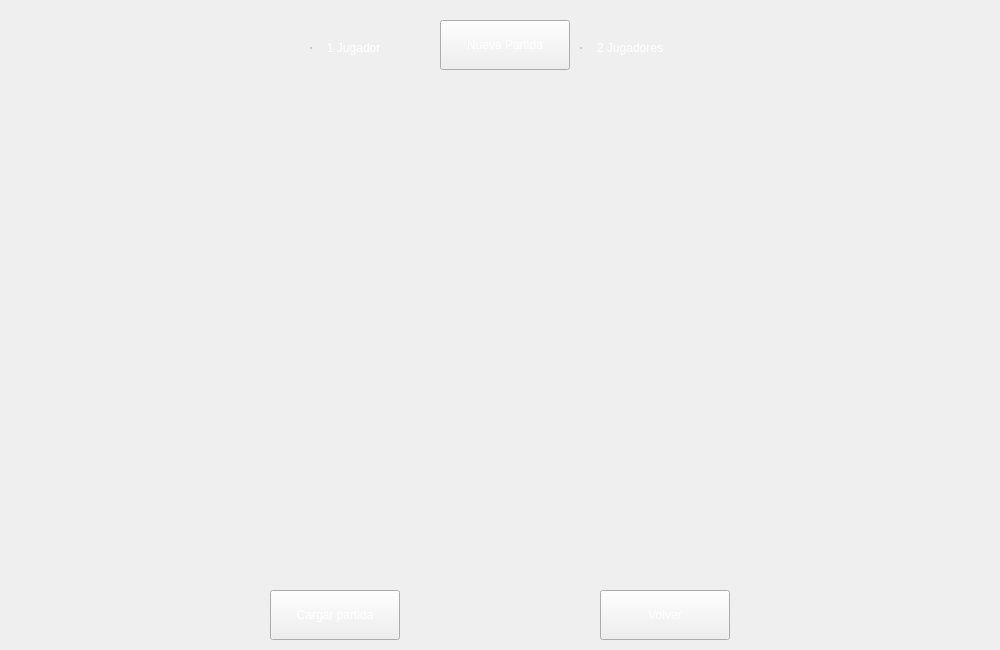
<?xml version="1.0" encoding="UTF-8"?>
<ui version="4.0">
 <class>Menu_partida</class>
 <widget class="QWidget" name="Menu_partida">
  <property name="geometry">
   <rect>
    <x>0</x>
    <y>0</y>
    <width>1000</width>
    <height>650</height>
   </rect>
  </property>
  <property name="minimumSize">
   <size>
    <width>1000</width>
    <height>650</height>
   </size>
  </property>
  <property name="maximumSize">
   <size>
    <width>1000</width>
    <height>650</height>
   </size>
  </property>
  <property name="cursor">
   <cursorShape>ArrowCursor</cursorShape>
  </property>
  <property name="windowTitle">
   <string>HellBurn</string>
  </property>
  <property name="windowIcon">
   <iconset resource="Imagenes.qrc">
    <normaloff>:/Imagenes/ICONO.png</normaloff>:/Imagenes/ICONO.png</iconset>
  </property>
  <property name="styleSheet">
   <string notr="true">QPushButton{
	border-image:url(:/Imagenes/Boton.png);
}

QPushButton:hover{
	border-image:url(:/Imagenes/BotonHover.png);
}

QPushButton:pressed{
	border-image:url(:/Imagenes/BotonPush.png);
}</string>
  </property>
  <widget class="QRadioButton" name="un_jugador">
   <property name="geometry">
    <rect>
     <x>310</x>
     <y>30</y>
     <width>110</width>
     <height>35</height>
    </rect>
   </property>
   <property name="styleSheet">
    <string notr="true">#un_jugador:indicator{
width:1px;
height:1px;
}
#un_jugador{
color: rgb(255, 255, 255);
border-image:url(:/Imagenes/RADIOEMPTY.png);
}
#un_jugador:checked{
border-image:url(:/Imagenes/RADIOCHECKED.png);
}</string>
   </property>
   <property name="text">
    <string>   1 Jugador</string>
   </property>
  </widget>
  <widget class="QRadioButton" name="dos_jugadores">
   <property name="geometry">
    <rect>
     <x>580</x>
     <y>30</y>
     <width>131</width>
     <height>35</height>
    </rect>
   </property>
   <property name="styleSheet">
    <string notr="true">#dos_jugadores:indicator{
width:1px;
height:1px;
}
#dos_jugadores{
color: rgb(255, 255, 255);
border-image:url(:/Imagenes/RADIOEMPTY.png);
}
#dos_jugadores:checked{
border-image:url(:/Imagenes/RADIOCHECKED.png);
}</string>
   </property>
   <property name="text">
    <string>   2 Jugadores</string>
   </property>
  </widget>
  <widget class="QPushButton" name="nueva_partida">
   <property name="geometry">
    <rect>
     <x>440</x>
     <y>20</y>
     <width>130</width>
     <height>50</height>
    </rect>
   </property>
   <property name="styleSheet">
    <string notr="true">#nueva_partida{
color: rgb(255, 255, 255);
border-image: url(:/Imagenes/Boton.png);
}
#nueva_partida:hover
{
border-image: url(:/Imagenes/BotonHover.png);
}
#nueva_partida:pressed
{
border-image: url(:/Imagenes/BotonPush.png);
}
</string>
   </property>
   <property name="text">
    <string>Nueva Partida</string>
   </property>
  </widget>
  <widget class="QPushButton" name="cargar_partida">
   <property name="geometry">
    <rect>
     <x>270</x>
     <y>590</y>
     <width>130</width>
     <height>50</height>
    </rect>
   </property>
   <property name="styleSheet">
    <string notr="true">#cargar_partida{
color: rgb(255, 255, 255);
border-image: url(:/Imagenes/BOTONGRIS.png);
}
#cargar_partida:hover
{
border-image: url(:/Imagenes/BOTONGRISHOVER.png);
}
#cargar_partida:pressed
{
border-image: url(:/Imagenes/BOTONGRISPUSH.png);
}
</string>
   </property>
   <property name="text">
    <string>Cargar partida</string>
   </property>
  </widget>
  <widget class="QPushButton" name="volver">
   <property name="geometry">
    <rect>
     <x>600</x>
     <y>590</y>
     <width>130</width>
     <height>50</height>
    </rect>
   </property>
   <property name="styleSheet">
    <string notr="true">#volver{
color: rgb(255, 255, 255);
border-image: url(:/Imagenes/BOTONGRIS.png);
}
#volver:hover
{
border-image: url(:/Imagenes/BOTONGRISHOVER.png);
}
#volver:pressed
{
border-image: url(:/Imagenes/BOTONGRISPUSH.png);
}
</string>
   </property>
   <property name="text">
    <string>Volver</string>
   </property>
  </widget>
  <widget class="QLabel" name="interfaz">
   <property name="geometry">
    <rect>
     <x>0</x>
     <y>0</y>
     <width>1000</width>
     <height>651</height>
    </rect>
   </property>
   <property name="text">
    <string/>
   </property>
   <property name="pixmap">
    <pixmap resource="Imagenes.qrc">:/Imagenes/INTERFAZ.png</pixmap>
   </property>
   <property name="scaledContents">
    <bool>true</bool>
   </property>
  </widget>
  <zorder>interfaz</zorder>
  <zorder>cargar_partida</zorder>
  <zorder>dos_jugadores</zorder>
  <zorder>nueva_partida</zorder>
  <zorder>un_jugador</zorder>
  <zorder>volver</zorder>
 </widget>
 <resources>
  <include location="Imagenes.qrc"/>
 </resources>
 <connections/>
</ui>
